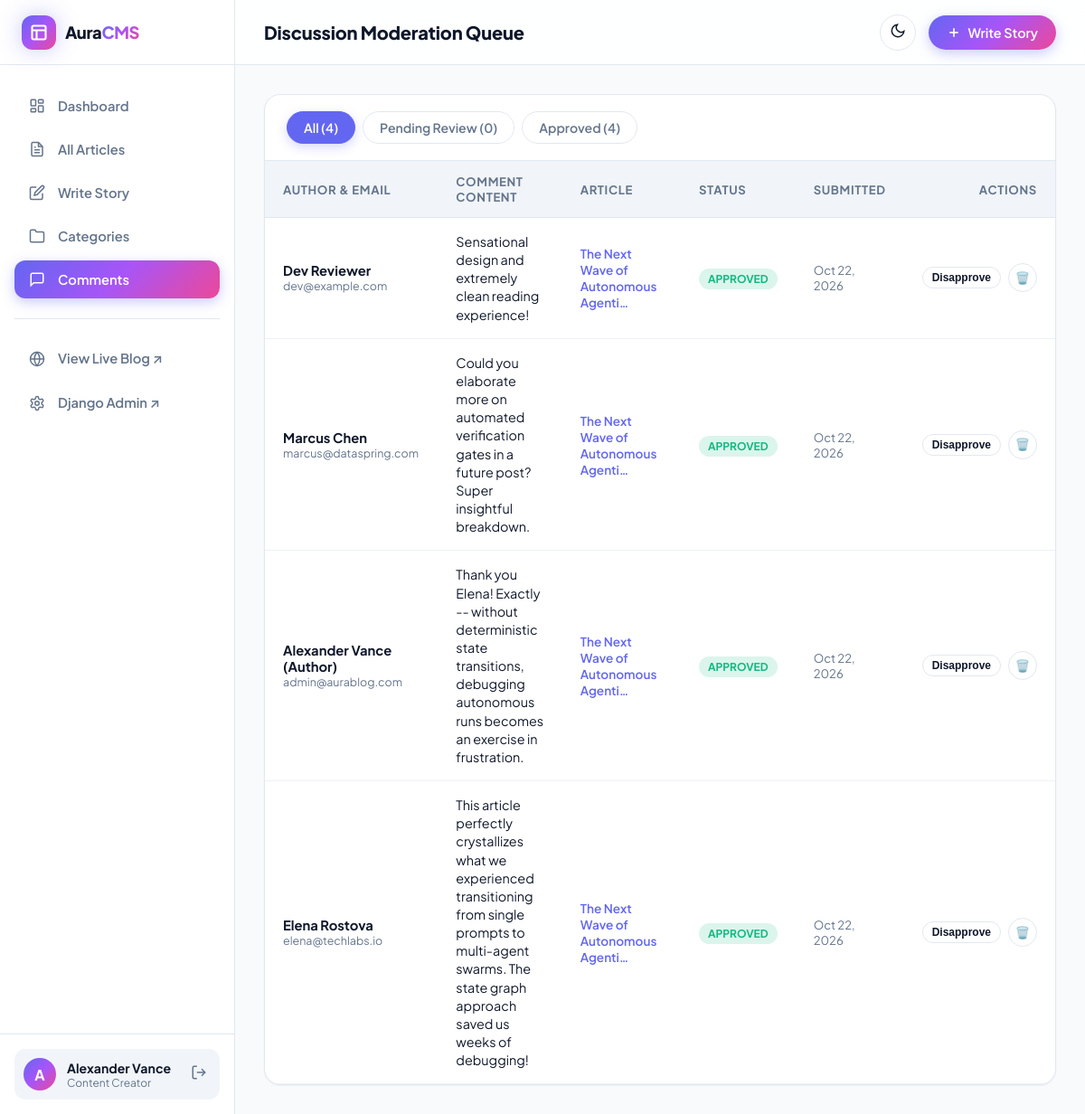
The page /cms/comments/ (signed in) on the database its author committed.
### blog/models.py (models this page shows, shortened)
class Comment(models.Model):
    post = models.ForeignKey(Post, on_delete=models.CASCADE, related_name='comments')
    name = models.CharField(max_length=100)
    email = models.EmailField()
    content = models.TextField()
    is_approved = models.BooleanField(default=True)
    parent = models.ForeignKey('self', on_delete=models.CASCADE, null=True, blank=True, related_name='replies')
    created_at = models.DateTimeField(auto_now_add=True)
    class Meta:
        ordering = ['-created_at']

class Post(models.Model):
    STATUS_CHOICES = (
        ('draft', 'Draft'),
        ('published', 'Published'),
        ('archived', 'Archived'),
    )
    title = models.CharField(max_length=250)
    slug = models.SlugField(max_length=280, unique=True, blank=True)
    author = models.ForeignKey(User, on_delete=models.CASCADE, related_name='blog_posts')
    category = models.ForeignKey(Category, on_delete=models.SET_NULL, null=True, blank=True, related_name='posts')
    tags = models.ManyToManyField(Tag, blank=True, related_name='posts')
    excerpt = models.TextField(max_length=500, blank=True, help_text="Short teaser summary for cards and search")
    content = models.TextField(help_text="Formatted article body")
    featured_image = models.ImageField(upload_to='blog_images/%Y/%m/', blank=True, null=True)
    featured_image_url = models.URLField(max_length=500, blank=True, null=True, help_text="Direct image URL (e.g. Unsplash)")
    status = models.CharField(max_length=20, choices=STATUS_CHOICES, default='published')
    is_featured = models.BooleanField(default=False, help_text="Feature this post in the top Hero Spotlight")
    read_time = models.PositiveIntegerField(default=3, blank=True, help_text="Estimated reading time in minutes")
    views_count = models.PositiveIntegerField(default=0)
    likes_count = models.PositiveIntegerField(default=0)
    created_at = models.DateTimeField(auto_now_add=True)
    updated_at = models.DateTimeField(auto_now=True)
    published_at = models.DateTimeField(default=timezone.now)
    class Meta:
        ordering = ['-published_at', '-created_at']
    def get_absolute_url(self):
        return reverse('blog:post_detail', kwargs={'slug': self.slug})

### blog/views.py (the view)
# urls.py: path('cms/comments/', views.cms_comment_list, name='cms_comment_list'),
@login_required
def cms_comment_list(request):
    filter_type = request.GET.get('filter', 'all')
    comments = Comment.objects.select_related('post').order_by('-created_at')
    if filter_type == 'pending':
        comments = comments.filter(is_approved=False)
    elif filter_type == 'approved':
        comments = comments.filter(is_approved=True)
    paginator = Paginator(comments, 15)
    page_number = request.GET.get('page')
    page_obj = paginator.get_page(page_number)
    return render(request, 'cms/comment_list.html', {
        'page_obj': page_obj,
        'filter_type': filter_type,
        'pending_count': Comment.objects.filter(is_approved=False).count(),
        'approved_count': Comment.objects.filter(is_approved=True).count(),
        'total_count': Comment.objects.count(),
    })

### blog/context_processors.py (called while the page is built)
def blog_globals(request):
    categories = Category.objects.all()
    popular_posts = Post.objects.filter(status='published').order_by('-views_count')[:4]
    return {
        'nav_categories': categories,
        'footer_popular_posts': popular_posts,
        'site_name': 'AuraBlog CMS',
        'site_tagline': 'Crafting Stories, Empowering Creators',
    }

### templates/cms/comment_list.html (shortened to what this page needs)
{% extends 'cms/base_cms.html' %}
{% load static %}
{% block page_title %}Discussion Moderation Queue{% endblock %}
{% block cms_content %}
<div class="data-table-card">
  <div class="table-toolbar">
    <div style="display:flex; align-items:center; gap:8px;">
      <a href="?filter=all" class="cat-chip {% if filter_type == 'all' %}active{% endif %}">
        All ({{ total_count }})
      </a>
      <a href="?filter=pending" class="cat-chip {% if filter_type == 'pending' %}active{% endif %}">
        Pending Review ({{ pending_count }})
      </a>
      <a href="?filter=approved" class="cat-chip {% if filter_type == 'approved' %}active{% endif %}">
        Approved ({{ approved_count }})
      </a>
    </div>
  </div>
  <div class="table-responsive">
    <table class="data-table">
      <thead>
        <tr>
          <th>Author & Email</th>
          <th>Comment Content</th>
          <th>Article</th>
          <th>Status</th>
          <th>Submitted</th>
          <th style="text-align:right;">Actions</th>
        </tr>
      </thead>
      <tbody>
        {% for comment in page_obj %}
          <tr>
            <td>
              <div style="font-weight:700; color:var(--text-main);">{{ comment.name }}</div>
              <div style="font-size:0.78rem; color:var(--text-muted);">{{ comment.email }}</div>
            </td>
            <td style="max-width:320px;">
              <p style="font-size:0.9rem; line-height:1.4;">{{ comment.content }}</p>
            </td>
            <td>
              <a href="{{ comment.post.get_absolute_url }}" target="_blank" style="font-size:0.85rem; font-weight:600; color:var(--brand-primary);">
                {{ comment.post.title|truncatechars:35 }}
              </a>
            </td>
            <td>
              {% if comment.is_approved %}
                <span class="badge-status published">Approved</span>
              {% else %}
                <span class="badge-status draft">Pending</span>
              {% endif %}
            </td>
            <td style="font-size:0.82rem; color:var(--text-muted);">
              {{ comment.created_at|date:"M d, Y" }}
            </td>
            <td style="text-align:right;">
              <div style="display:inline-flex; align-items:center; gap:8px;">
                <form action="{% url 'blog:cms_comment_toggle_approval' comment.pk %}" method="POST" style="display:inline;">
                  <button type="submit" class="btn-secondary" style="padding:4px 10px; font-size:0.75rem;">
                    {% if comment.is_approved %}Disapprove{% else %}Approve{% endif %}
                  </button>
                </form>
                <form action="{% url 'blog:cms_comment_delete' comment.pk %}" method="POST" onsubmit="return confirm('Delete this comment?');" style="display:inline;">
                  <button type="submit" class="btn-icon" style="width:32px; height:32px; font-size:0.82rem; color:#ef4444;" title="Delete comment">
                    🗑️
                  </button>
                </form>
              </div>
            </td>
          </tr>
        {% empty %}
          <tr>
            <td colspan="6" style="text-align:center; padding:36px; color:var(--text-muted);">
              No comments found in this queue.
            </td>
          </tr>
        {% endfor %}
      </tbody>
    </table>
  </div>
</div>
{% endblock %}

### templates/cms/base_cms.html (shortened to what this page needs)
{% load static %}
<!DOCTYPE html>
<html lang="en">
<head>
  <link rel="stylesheet" href="{% static 'css/main.css' %}">
</head>
<body class="cms-body">
  <div class="cms-wrapper">
    <aside class="cms-sidebar" id="cmsSidebar">
      <div class="cms-sidebar-header">
        <a href="{% url 'blog:cms_dashboard' %}" class="brand-logo">
          <div class="brand-icon">
            <svg width="20" height="20" viewBox="0 0 24 24" fill="none" stroke="currentColor" stroke-width="2.5"><rect width="18" height="18" x="3" y="3" rx="2"/><path d="M3 9h18M9 21V9"/></svg>
          </div>
          <span style="font-size:1.15rem;">Aura<span class="brand-text-gradient">CMS</span></span>
        </a>
      </div>
      <nav class="cms-sidebar-nav">
        <a href="{% url 'blog:cms_dashboard' %}" class="cms-nav-item {% if request.resolver_match.url_name == 'cms_dashboard' %}active{% endif %}" id="cmsNavDashboard">
          <svg width="18" height="18" viewBox="0 0 24 24" fill="none" stroke="currentColor" stroke-width="2"><rect width="7" height="9" x="3" y="3" rx="1"/><rect width="7" height="5" x="14" y="3" rx="1"/><rect width="7" height="9" x="14" y="12" rx="1"/><rect width="7" height="5" x="3" y="16" rx="1"/></svg>
          <span>Dashboard</span>
        </a>
        <a href="{% url 'blog:cms_post_list' %}" class="cms-nav-item {% if request.resolver_match.url_name == 'cms_post_list' %}active{% endif %}" id="cmsNavPosts">
          <svg width="18" height="18" viewBox="0 0 24 24" fill="none" stroke="currentColor" stroke-width="2"><path d="M14 2H6a2 2 0 0 0-2 2v16a2 2 0 0 0 2 2h12a2 2 0 0 0 2-2V8z"/><polyline points="14 2 14 8 20 8"/><line x1="16" y1="13" x2="8" y2="13"/><line x1="16" y1="17" x2="8" y2="17"/><polyline points="10 9 9 9 8 9"/></svg>
          <span>All Articles</span>
        </a>
        <a href="{% url 'blog:cms_post_create' %}" class="cms-nav-item {% if request.resolver_match.url_name == 'cms_post_create' %}active{% endif %}" id="cmsNavNewPost">
          <svg width="18" height="18" viewBox="0 0 24 24" fill="none" stroke="currentColor" stroke-width="2"><path d="M11 4H4a2 2 0 0 0-2 2v14a2 2 0 0 0 2 2h14a2 2 0 0 0 2-2v-7"/><path d="M18.5 2.5a2.121 2.121 0 0 1 3 3L12 15l-4 1 1-4 9.5-9.5z"/></svg>
          <span>Write Story</span>
        </a>
        <a href="{% url 'blog:cms_category_list' %}" class="cms-nav-item {% if request.resolver_match.url_name == 'cms_category_list' %}active{% endif %}" id="cmsNavCategories">
          <svg width="18" height="18" viewBox="0 0 24 24" fill="none" stroke="currentColor" stroke-width="2"><path d="M22 19a2 2 0 0 1-2 2H4a2 2 0 0 1-2-2V5a2 2 0 0 1 2-2h5l2 3h9a2 2 0 0 1 2 2z"/></svg>
          <span>Categories</span>
        </a>
        <a href="{% url 'blog:cms_comment_list' %}" class="cms-nav-item {% if request.resolver_match.url_name == 'cms_comment_list' %}active{% endif %}" id="cmsNavComments">
          <svg width="18" height="18" viewBox="0 0 24 24" fill="none" stroke="currentColor" stroke-width="2"><path d="M21 15a2 2 0 0 1-2 2H7l-4 4V5a2 2 0 0 1 2-2h14a2 2 0 0 1 2 2z"/></svg>
          <span>Comments</span>
        </a>
        <div style="height: 1px; background: var(--border-color); margin: 16px 0;"></div>
        <a href="{% url 'blog:post_list' %}" class="cms-nav-item" target="_blank" id="cmsNavLiveBlog">
          <svg width="18" height="18" viewBox="0 0 24 24" fill="none" stroke="currentColor" stroke-width="2"><circle cx="12" cy="12" r="10"/><line x1="2" y1="12" x2="22" y2="12"/><path d="M12 2a15.3 15.3 0 0 1 4 10 15.3 15.3 0 0 1-4 10 15.3 15.3 0 0 1-4-10 15.3 15.3 0 0 1 4-10z"/></svg>
          <span>View Live Blog ↗</span>
        </a>
        <a href="/admin/" class="cms-nav-item" target="_blank" id="cmsNavDjangoAdmin">
          <span>Django Admin ↗</span>
        </a>
      </nav>
      <div class="cms-sidebar-footer">
        <div class="cms-user-pill">
          <div style="width:36px; height:36px; border-radius:50%; background:var(--brand-gradient); display:flex; align-items:center; justify-content:center; color:white; font-weight:700;">
            {{ user.username|slice:":1"|upper }}
          </div>
          <div style="flex:1; min-width:0;">
            <div style="font-weight:700; font-size:0.88rem; overflow:hidden; text-overflow:ellipsis; white-space:nowrap;">{{ user.get_full_name|default:user.username }}</div>
            <div style="font-size:0.75rem; color:var(--text-muted);">Content Creator</div>
          </div>
          <a href="{% url 'blog:cms_logout' %}" title="Log out" style="color:var(--text-muted); padding:4px;">
            <svg width="18" height="18" viewBox="0 0 24 24" fill="none" stroke="currentColor" stroke-width="2"><path d="M9 21H5a2 2 0 0 1-2-2V5a2 2 0 0 1 2-2h4"/><polyline points="16 17 21 12 16 7"/><line x1="21" y1="12" x2="9" y2="12"/></svg>
          </a>
        </div>
      </div>
    </aside>
    <div class="cms-main">
      <header class="cms-topbar">
        <div style="display:flex; align-items:center; gap:16px;">
          <h2 style="font-size:1.25rem; font-weight:800; letter-spacing:-0.01em;">{% block page_title %}Dashboard{% endblock %}</h2>
        </div>
        <div style="display:flex; align-items:center; gap:14px;">
          <button type="button" class="btn-icon theme-toggle-btn" title="Toggle color theme">
            <span class="theme-icon">
            </span>
          </button>
          <a href="{% url 'blog:cms_post_create' %}" class="btn-primary" id="cmsTopNewPostBtn">
            <svg width="16" height="16" viewBox="0 0 24 24" fill="none" stroke="currentColor" stroke-width="2.5"><line x1="12" y1="5" x2="12" y2="19"/><line x1="5" y1="12" x2="19" y2="12"/></svg>
            Write Story
          </a>
        </div>
      </header>
      <main class="cms-content">
        {% block cms_content %}{% endblock %}
      </main>
    </div>
  </div>
</body>
</html>

### rows shown on the page
Comment: name "Dev Reviewer", email "dev@example.com", content "Sensational design and extremely clean reading experience!", post "The Next Wave of Autonomous Agenti…", is_approved "APPROVED", created_at "Oct 22, 2026"
Comment: name "Marcus Chen", email "marcus@dataspring.com", content "Could you elaborate more on automated verification gates in a future post? Super insightful breakdown.", post "The Next Wave of Autonomous Agenti…", is_approved "APPROVED", created_at "Oct 22, 2026"
Comment: name "Alexander Vance (Author)", email "admin@aurablog.com", content "Thank you Elena! Exactly -- without deterministic state transitions, debugging autonomous runs becomes an exercise in frustration.", post "The Next Wave of Autonomous Agenti…", is_approved "APPROVED", created_at "Oct 22, 2026"
Comment: name "Elena Rostova", email "elena@techlabs.io", content "This article perfectly crystallizes what we experienced transitioning from single prompts to multi-agent swarms. The state graph approach saved us weeks of debugging!", post "The Next Wave of Autonomous Agenti…", is_approved "APPROVED", created_at "Oct 22, 2026"

### other values the page prints
{{ user.username|slice:":1"|upper }} "A"
{{ user.get_full_name|default:user.username }} "Alexander Vance"
{{ total_count }} "4"
{{ pending_count }} "0"
{{ approved_count }} "4"
